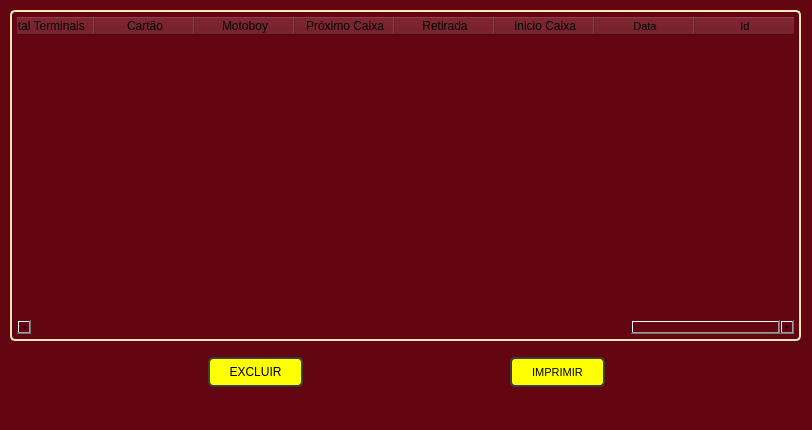
<?xml version="1.0" encoding="UTF-8"?>
<ui version="4.0">
 <class>consulta</class>
 <widget class="QMainWindow" name="consulta">
  <property name="geometry">
   <rect>
    <x>0</x>
    <y>0</y>
    <width>812</width>
    <height>430</height>
   </rect>
  </property>
  <property name="minimumSize">
   <size>
    <width>812</width>
    <height>430</height>
   </size>
  </property>
  <property name="maximumSize">
   <size>
    <width>812</width>
    <height>700</height>
   </size>
  </property>
  <property name="contextMenuPolicy">
   <enum>Qt::DefaultContextMenu</enum>
  </property>
  <property name="windowTitle">
   <string>Consulta</string>
  </property>
  <property name="windowIcon">
   <iconset>
    <normaloff>:/ICON/projetoFechamentoCx.png</normaloff>:/ICON/projetoFechamentoCx.png</iconset>
  </property>
  <property name="styleSheet">
   <string notr="true">background-color: rgb(255, 255, 255);</string>
  </property>
  <widget class="QWidget" name="centralwidget">
   <property name="styleSheet">
    <string notr="true">background-color: rgb(99,6,17);</string>
   </property>
   <layout class="QVBoxLayout" name="verticalLayout">
    <property name="spacing">
     <number>0</number>
    </property>
    <property name="leftMargin">
     <number>0</number>
    </property>
    <property name="topMargin">
     <number>0</number>
    </property>
    <property name="rightMargin">
     <number>0</number>
    </property>
    <property name="bottomMargin">
     <number>0</number>
    </property>
    <item>
     <widget class="QFrame" name="centro2">
      <property name="maximumSize">
       <size>
        <width>16675</width>
        <height>450</height>
       </size>
      </property>
      <property name="layoutDirection">
       <enum>Qt::RightToLeft</enum>
      </property>
      <property name="styleSheet">
       <string notr="true">background-color: rgb(255, 0, 0);</string>
      </property>
      <property name="frameShape">
       <enum>QFrame::NoFrame</enum>
      </property>
      <property name="frameShadow">
       <enum>QFrame::Raised</enum>
      </property>
      <layout class="QHBoxLayout" name="horizontalLayout">
       <property name="spacing">
        <number>0</number>
       </property>
       <property name="leftMargin">
        <number>0</number>
       </property>
       <property name="topMargin">
        <number>0</number>
       </property>
       <property name="rightMargin">
        <number>0</number>
       </property>
       <property name="bottomMargin">
        <number>0</number>
       </property>
       <item>
        <widget class="QFrame" name="telaSegundaria">
         <property name="maximumSize">
          <size>
           <width>16777215</width>
           <height>450</height>
          </size>
         </property>
         <property name="styleSheet">
          <string notr="true">background-color: rgb(99,6,17);</string>
         </property>
         <property name="frameShape">
          <enum>QFrame::NoFrame</enum>
         </property>
         <property name="frameShadow">
          <enum>QFrame::Raised</enum>
         </property>
         <widget class="QFrame" name="base2">
          <property name="geometry">
           <rect>
            <x>0</x>
            <y>350</y>
            <width>812</width>
            <height>45</height>
           </rect>
          </property>
          <property name="maximumSize">
           <size>
            <width>16777215</width>
            <height>45</height>
           </size>
          </property>
          <property name="styleSheet">
           <string notr="true">background-color: rgb(99,6,17);</string>
          </property>
          <property name="frameShape">
           <enum>QFrame::NoFrame</enum>
          </property>
          <property name="frameShadow">
           <enum>QFrame::Raised</enum>
          </property>
          <layout class="QHBoxLayout" name="horizontalLayout_3">
           <property name="spacing">
            <number>0</number>
           </property>
           <property name="leftMargin">
            <number>0</number>
           </property>
           <property name="topMargin">
            <number>0</number>
           </property>
           <property name="rightMargin">
            <number>0</number>
           </property>
           <property name="bottomMargin">
            <number>0</number>
           </property>
           <item>
            <widget class="QPushButton" name="arquivo">
             <property name="maximumSize">
              <size>
               <width>95</width>
               <height>30</height>
              </size>
             </property>
             <property name="font">
              <font>
               <pointsize>8</pointsize>
              </font>
             </property>
             <property name="styleSheet">
              <string notr="true">QPushButton{
 	border: 2px solid rgb(60, 60, 60);
	background-color: rgb(255, 255, 0);
	border-radius: 5px;
}

QPushButton:hover{
 	border: 2px solid rgb(255, 255, 0);
	background-color: rgb(255, 255, 0);
}

QPushButton:pressed{
 	border: 2px solid rgb(205, 205, 24);
	background-color: rgb(200, 205, 205);
    
	color: rgb(35, 35, 35);
}</string>
             </property>
             <property name="text">
              <string>IMPRIMIR</string>
             </property>
            </widget>
           </item>
           <item>
            <widget class="QPushButton" name="excluir">
             <property name="maximumSize">
              <size>
               <width>95</width>
               <height>30</height>
              </size>
             </property>
             <property name="styleSheet">
              <string notr="true">QPushButton{
 	border: 2px solid rgb(60, 60, 60);
	background-color: rgb(255, 255, 0);
	border-radius: 5px;
}

QPushButton:hover{
 	border: 2px solid rgb(255, 255, 0);
	background-color: rgb(255, 255, 0);
}

QPushButton:pressed{
 	border: 2px solid rgb(205, 205, 24);
	background-color: rgb(200, 205, 205);
    
	color: rgb(35, 35, 35);
}</string>
             </property>
             <property name="text">
              <string>EXCLUIR</string>
             </property>
            </widget>
           </item>
          </layout>
         </widget>
         <widget class="QTableWidget" name="tableWidget">
          <property name="geometry">
           <rect>
            <x>10</x>
            <y>10</y>
            <width>791</width>
            <height>331</height>
           </rect>
          </property>
          <property name="minimumSize">
           <size>
            <width>791</width>
            <height>331</height>
           </size>
          </property>
          <property name="maximumSize">
           <size>
            <width>791</width>
            <height>331</height>
           </size>
          </property>
          <property name="font">
           <font>
            <weight>75</weight>
            <bold>true</bold>
           </font>
          </property>
          <property name="styleSheet">
           <string notr="true">QTableWidget{
	border: 2px solid rgb(245,230,189);
 	border-radius: 5px;
    padding: 5px;
    color: rgb(255, 255, 255);
    background-color: rgb(99,6,17);
}
QTableWidget:hover{
	border: 2px solid rgb(55, 55, 55);
}
</string>
          </property>
          <column>
           <property name="text">
            <string>Id</string>
           </property>
           <property name="font">
            <font>
             <pointsize>8</pointsize>
             <weight>50</weight>
             <bold>false</bold>
            </font>
           </property>
          </column>
          <column>
           <property name="text">
            <string>Data</string>
           </property>
           <property name="font">
            <font>
             <pointsize>8</pointsize>
             <weight>50</weight>
             <bold>false</bold>
            </font>
           </property>
          </column>
          <column>
           <property name="text">
            <string>Inicio Caixa</string>
           </property>
          </column>
          <column>
           <property name="text">
            <string>Retirada</string>
           </property>
          </column>
          <column>
           <property name="text">
            <string>Próximo Caixa</string>
           </property>
          </column>
          <column>
           <property name="text">
            <string>Motoboy</string>
           </property>
          </column>
          <column>
           <property name="text">
            <string>Cartão</string>
           </property>
          </column>
          <column>
           <property name="text">
            <string>Total Terminais</string>
           </property>
          </column>
          <column>
           <property name="text">
            <string>Esfihas</string>
           </property>
          </column>
          <column>
           <property name="text">
            <string>Pizzas</string>
           </property>
          </column>
          <column>
           <property name="text">
            <string>Online Ifood</string>
           </property>
          </column>
          <column>
           <property name="text">
            <string>Total Ifood</string>
           </property>
          </column>
          <column>
           <property name="text">
            <string>Pagamento</string>
           </property>
          </column>
          <column>
           <property name="text">
            <string>Valor Pago</string>
           </property>
          </column>
          <column>
           <property name="text">
            <string>Pagamento</string>
           </property>
          </column>
          <column>
           <property name="text">
            <string>Valor Pago</string>
           </property>
          </column>
          <column>
           <property name="text">
            <string>Pagamento</string>
           </property>
          </column>
          <column>
           <property name="text">
            <string>Valor Pago</string>
           </property>
          </column>
          <column>
           <property name="text">
            <string>Pagamento</string>
           </property>
          </column>
          <column>
           <property name="text">
            <string>Valor Pago</string>
           </property>
          </column>
          <column>
           <property name="text">
            <string>Pagamento</string>
           </property>
          </column>
          <column>
           <property name="text">
            <string>Valor Pago</string>
           </property>
          </column>
          <column>
           <property name="text">
            <string>Pagamento</string>
           </property>
          </column>
          <column>
           <property name="text">
            <string>Valor Pago</string>
           </property>
          </column>
          <column>
           <property name="text">
            <string>Pagamento</string>
           </property>
          </column>
          <column>
           <property name="text">
            <string>Valor Pago</string>
           </property>
          </column>
          <column>
           <property name="text">
            <string>Id</string>
           </property>
          </column>
          <column>
           <property name="text">
            <string>Dinheiro Ifood</string>
           </property>
          </column>
          <column>
           <property name="text">
            <string>Venda Dia</string>
           </property>
          </column>
          <column>
           <property name="text">
            <string>Total Dia</string>
           </property>
          </column>
          <column>
           <property name="text">
            <string>Ficou</string>
           </property>
          </column>
          <column>
           <property name="text">
            <string>Subiu</string>
           </property>
          </column>
          <column>
           <property name="text">
            <string>Faltou</string>
           </property>
          </column>
          <column>
           <property name="text">
            <string>Sobrou</string>
           </property>
          </column>
          <column>
           <property name="text">
            <string>Total Pagamento</string>
           </property>
          </column>
         </widget>
        </widget>
       </item>
      </layout>
     </widget>
    </item>
   </layout>
  </widget>
  <widget class="QMenuBar" name="menuBar">
   <property name="geometry">
    <rect>
     <x>0</x>
     <y>0</y>
     <width>812</width>
     <height>21</height>
    </rect>
   </property>
  </widget>
 </widget>
 <resources/>
 <connections/>
</ui>
